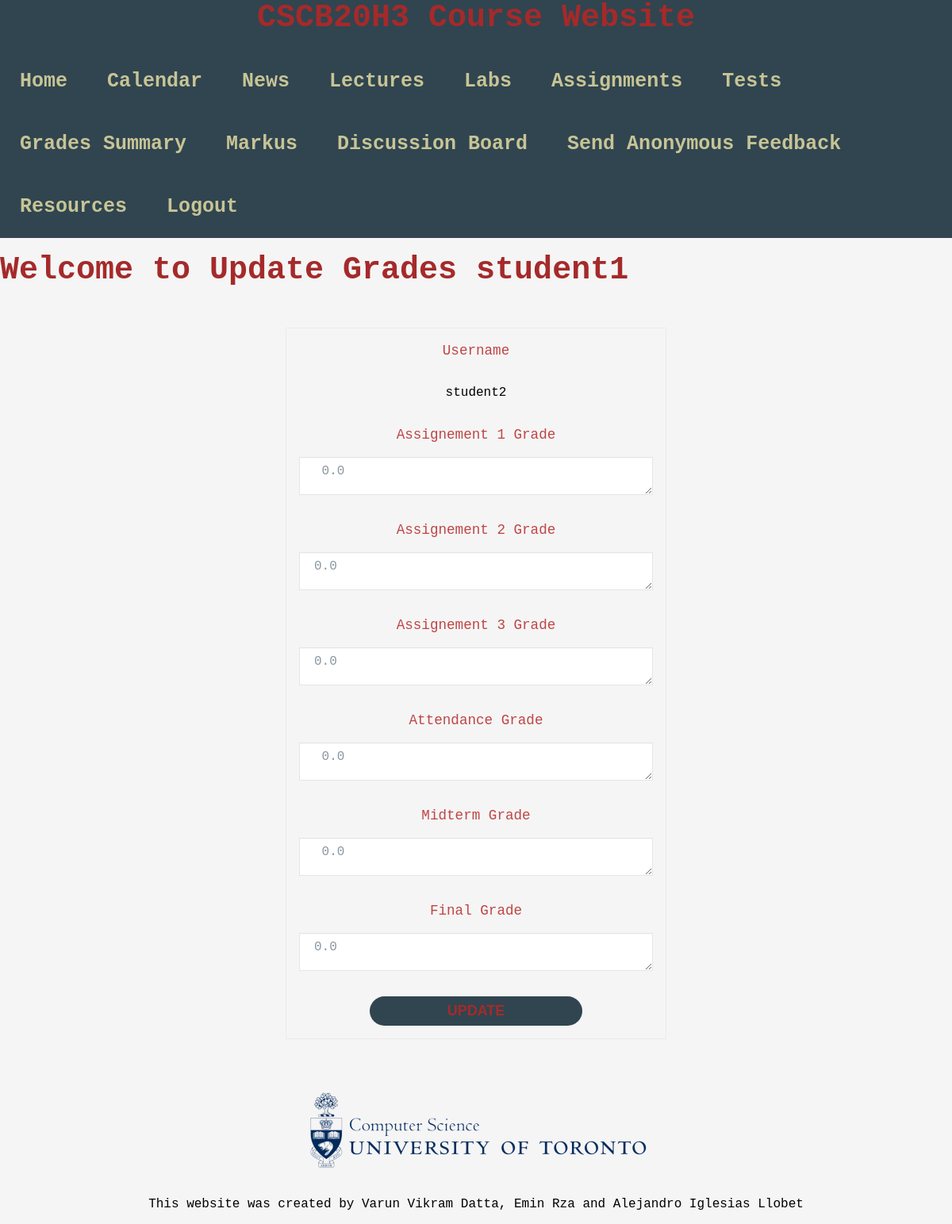
Page /Update_Grades_Instructor/2 (signed in) on the committed database.
### app.py (models this page shows, shortened)
class Student(db.Model):
    __tablename__ = 'Student'
    id = db.Column(db.Integer, primary_key=True)
    username = db.Column(db.String(100), unique=True, nullable=False)
    email = db.Column(db.String(100), unique=True, nullable=False)
    password = db.Column(db.String(100), nullable=False)
    assignment1 = db.Column(db.Float, nullable=False)
    assignment2 = db.Column(db.Float, nullable=False)
    assignment3 = db.Column(db.Float, nullable=False)
    tut_attendance = db.Column(db.Float, nullable=False)
    midterm = db.Column(db.Float, nullable=False)
    final = db.Column(db.Float, nullable=False)

### app.py (the view)
@app.route('/Update_Grades_Instructor/<int:id>',methods = ['GET', 'POST'])
def Update_Grades_Instructor(id):
    pagename = 'Update Grades'
    Student_to_update = Student.query.get_or_404(id)
    if request.method == "POST":
        Student_to_update.assignment1 = request.form['A1']
        Student_to_update.assignment2 = request.form['A2']
        Student_to_update.assignment3 = request.form['A3']
        Student_to_update.tut_attendance = request.form['Att']
        Student_to_update.midterm = request.form['Mid']
        Student_to_update.final = request.form['Final']
        try:
            db.session.commit()
            return redirect('/View_Grades_Instructor')
        except:
            flash('There was a problem updating the grade',"error")
            return redirect('/View_Grades_Instructor')
    else:
        return render_template('Update_Grades_Instructor.html', pagename = pagename, Student_to_update=Student_to_update)

### templates/Update_Grades_Instructor.html (shortened to what this page needs)
{% extends "template.html" %}
{% block content %}
<h1>Welcome to Update Grades {{session.user}} </h1>
<form action="/Update_Grades_Instructor/{{Student_to_update.id}}" method = "POST" id="update_grades">
    <label for="Name">Username</label>
    <p>{{Student_to_update.username}}</p>
    <label for="A1"> Assignement 1 Grade</label>
    <textarea id="number" name="A1"> {{Student_to_update.assignment1}} </textarea>
    <label for="A2">Assignement 2 Grade</label>
    <textarea id="number" name="A2">{{Student_to_update.assignment2}} </textarea>
    <label for="A3">Assignement 3 Grade</label>
    <textarea id="number" name="A3">{{Student_to_update.assignment3}} </textarea>
    <label for="Attendance">Attendance Grade</label>
    <textarea id="number" name="Att"> {{Student_to_update.tut_attendance}}</textarea>
    <label for="Midterm">Midterm Grade</label>
    <textarea id="number" name="Mid"> {{Student_to_update.midterm}}</textarea>
    <label for="Final">Final Grade</label>
    <textarea id="Final" name="Final">{{Student_to_update.final}} </textarea>
    <button type="register">Update</button>
</form>
{% endblock %}

### static/styles/template.css (style rules this page uses)
html { -webkit-text-size-adjust: 100%; -ms-text-size-adjust: 100%; }
*, *:before, *:after { -moz-box-sizing: border-box; -webkit-box-sizing: border-box; box-sizing: border-box; }
body { background-color:whitesmoke; font-family: "VT323", monospace; margin: 0; }
form { display: flex; gap: 16px; flex-direction: column; align-items: center; max-width: 480px; margin: 50px auto; padding: 16px; border: 1px solid #eaeaea; font-family: "VT323", monospace; justify-content: center; background-color: whitesmoke; }
input[type="text"], input[type="password"], input[type="date"], input[type="datetime"], input[type="email"], input[type="number"], input[type="search"], input[type="tel"], input[type="time"], input[type="url"], textarea, select { background-color: #ffffff; border: 1px solid #e5e5e4; font-size: 16px; height: auto; margin: 0; outline: 0; padding: 8px 18px; height: 48px; width: 100%; color: #8a97a0; box-shadow: 0 1px 0 rgba(0,0,0,0.03) inset; margin-bottom: 16px; transition: all .2s ease; }
button { font-size: 16px; font-weight: 600; text-transform: uppercase; padding: 8px; color: #c7c495; border-bottom: 40px; background-color: #304550; border: 10px whitesmoke; border-radius: 24px; font-size: 18px; text-align: center; width: 60%; color: brown; }
label { display: block; line-height: 24px; font-size: 16px; font-weight: 400; margin-bottom: 4px; }
p { font-family: "VT323", monospace; }
label { font-family: "VT323", monospace; font-size: 1.1rem; color: rgb(191, 69, 69); margin: 0; }
h1 { font-family: "VT323", monospace; font-size: 2.5rem; color: brown; margin: 0; }

### rows in the picture
Student: username "student2", A1 "0.0", A2 "0.0", A3 "0.0", Att "0.0", Mid "0.0", Final "0.0"

### other values in the picture
{{ session.user }} "student1"
